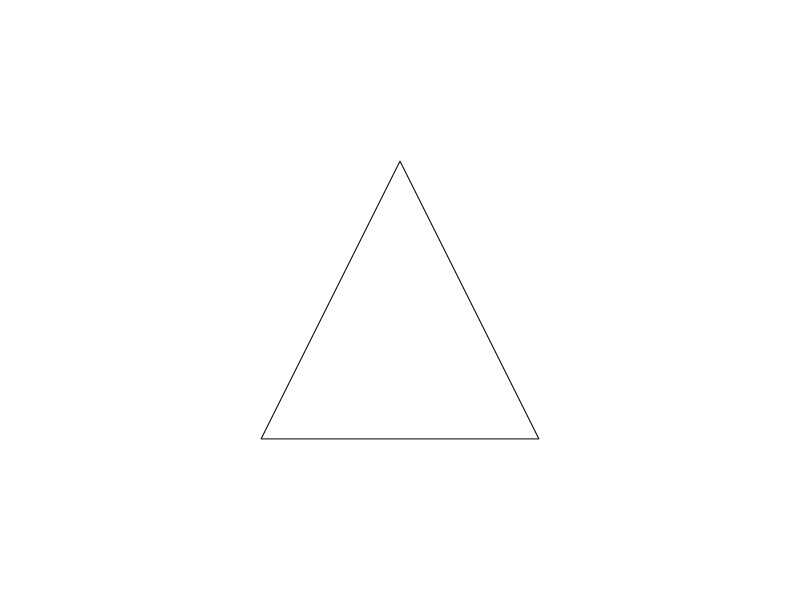
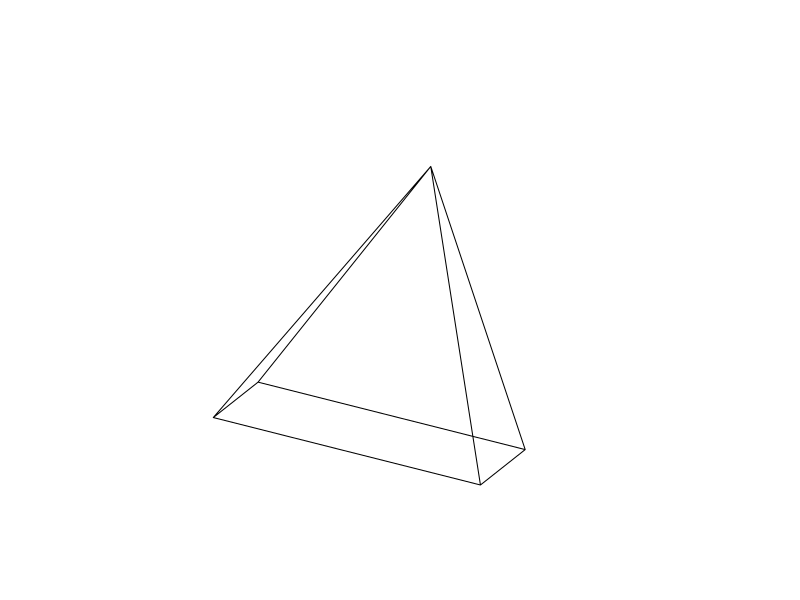
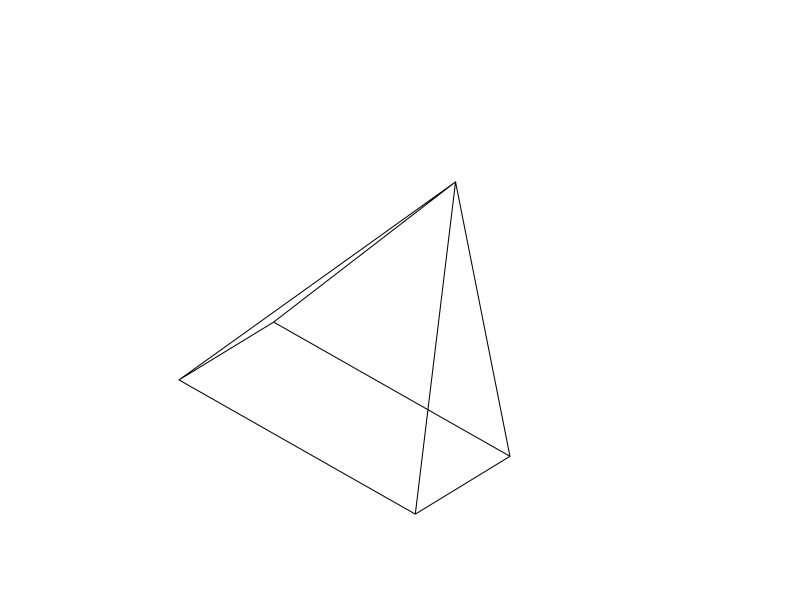
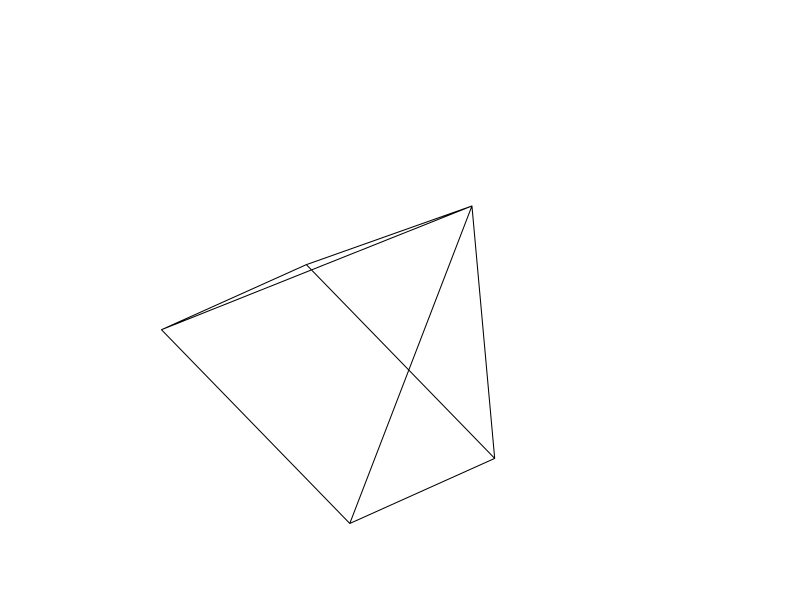
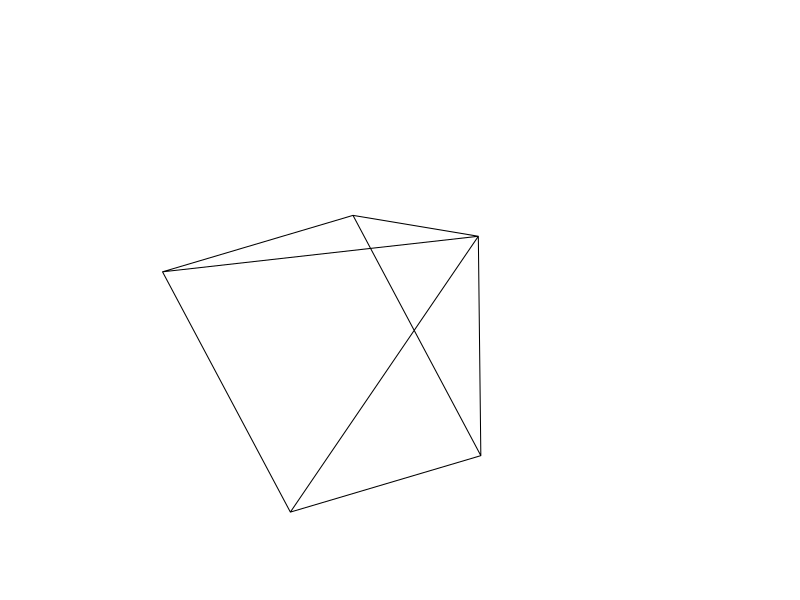
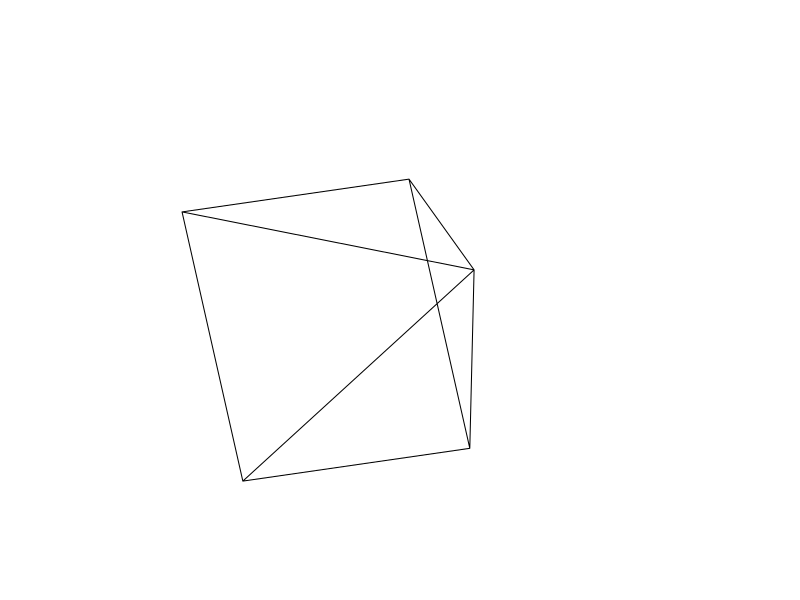
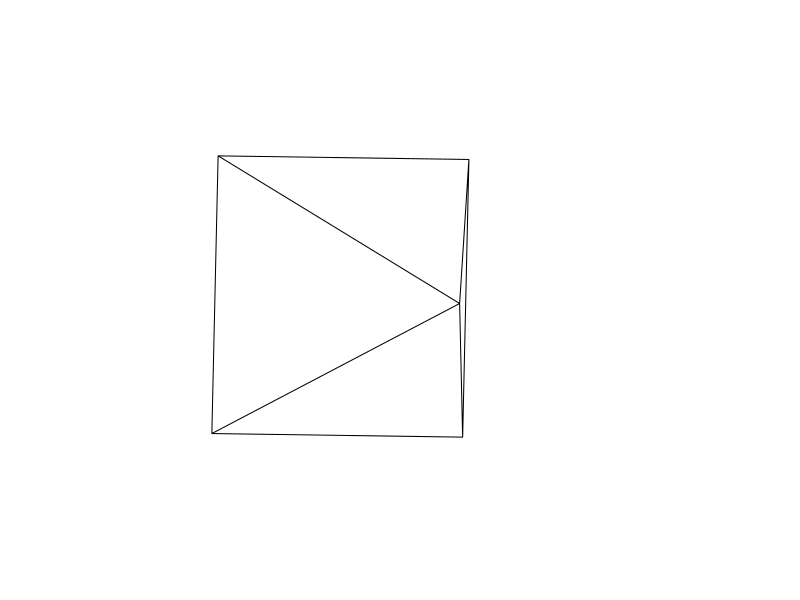
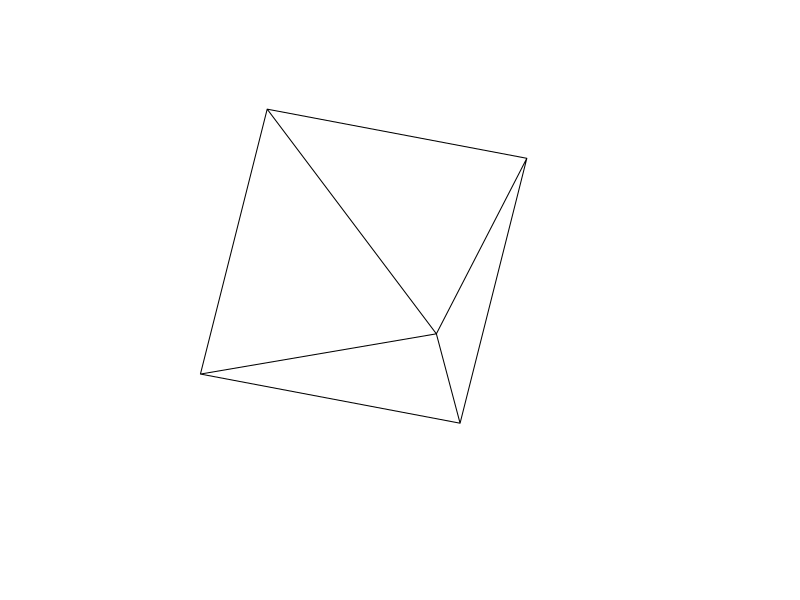

Write the R code that produced these figures, in order.
## ---- chunk 1
matpr = function(A){
  pra = "\\begin{bmatrix}\n"
  for(i in 1:dim(A)[1]){
    pra = paste0(pra,paste0(A[i,],collapse=" & "))
    if(i<dim(A)[1]){pra = paste0(pra,"\\\\\n")} else {pra = paste0(pra,"\n")}
  }
  pra = paste0(pra,"\\end{bmatrix}")
  return(pra)
}
matcc = function(A){
  s = "[["
  for(i in 1:(dim(A)[1])){
    s2 = paste0(A[i,],collapse=",")
    s = paste0(s,s2,collapse="")
    if(i<dim(A)[1]){
      s = paste0(s,"],[",collapse="")
    }
  }
  s = paste0(s,"]]",collapse="")
  return(s)
}

while(T){
  u1 = rnorm(3)
  u1[2] = abs(u1[2])
  u1[3] = abs(u1[3])
  u1 = u1/sqrt(sum(u1^2))
  u2 = rnorm(3)
  u2[2] = abs(u2[2])
  u2[3] = abs(u2[3])
  u2 = u2/sqrt(sum(u2^2))
  u3 = rnorm(3)
  u3[2] = abs(u3[2])
  u3[3] = abs(u3[3])
  u3 = u3/sqrt(sum(u3^2))
  u4 = rnorm(3)
  u4[2] = abs(u4[2])
  u4[3] = abs(u4[3])
  u4 = u4/sqrt(sum(u4^2))
  us = list(u1,u2,u3,u4)
  phi12 = acos(abs(sum(u1*u2)))
  phi13 = acos(abs(sum(u1*u3)))
  phi14 = acos(abs(sum(u1*u4)))
  phi23 = acos(abs(sum(u2*u3)))
  phi24 = acos(abs(sum(u2*u4)))
  phi34 = acos(abs(sum(u3*u4)))
  phis = c(phi12,phi13,phi14,phi23,phi24,phi34)
  if(min(phis)>pi/6){break}
}

getR = function(u,t){
  ux = u[1]
  uy = u[2]
  uz = u[3]
  f = cos(t)+ux^2*(1-cos(t))
  g = ux*uy*(1-cos(t))-uz*sin(t)
  h = ux*uz*(1-cos(t))+uy*sin(t)
  i = uy*ux*(1-cos(t))+uz*sin(t)
  j = cos(t)+uy^2*(1-cos(t))
  k = uy*uz*(1-cos(t))-ux*sin(t)
  l = uz*ux*(1-cos(t))-uy*sin(t)
  m = uz*uy*(1-cos(t))+ux*sin(t)
  n = cos(t)+uz^2*(1-cos(t))
  R = matrix(c(f,g,h,i,j,k,l,m,n),3,byrow=T)
  return(R)
}

n = 50
#X = matrix(round(runif(n*3,-1,1),2),nrow=3)

X = matrix(c(1,-1,-1,
      -1,-1,-1,
      -1,1,-1,
      1,1,-1,
      1,-1,-1,
      0,0,1,
      1,1,-1,
      -1,1,-1,
      0,0,1,
      -1,-1,-1),3)

ord = sample(1:4)
sol = paste0(1*(1==ord),collapse="")
P = matrix(c(1,0,0,0,0,1),2,byrow = T)
## ---- chunk 2
n = 20
par(pty="s",mar=c(0,0,0,0))
wo = ord[1]
u = us[[wo]]
t = 2*pi/n
R = getR(u,t)
Xc = X
for(i in 1:n){
  plot(0,0,type="n",axes=F,ann=F,xlim=c(-2,2),ylim=c(-2,2))
  Xc_flat = P%*%Xc
  lines(Xc_flat[1,],Xc_flat[2,])
  Xc = R%*%Xc
}
## ---- chunk 3
n = 20
par(pty="s",mar=c(0,0,0,0))
wo = ord[2]
u = us[[wo]]
t = 2*pi/n
R = getR(u,t)
Xc = X
for(i in 1:n){
  plot(0,0,type="n",axes=F,ann=F,xlim=c(-2,2),ylim=c(-2,2))
  Xc_flat = P%*%Xc
  lines(Xc_flat[1,],Xc_flat[2,])
  Xc = R%*%Xc
}
## ---- chunk 4
n = 20
par(pty="s",mar=c(0,0,0,0))
wo = ord[3]
u = us[[wo]]
t = 2*pi/n
R = getR(u,t)
Xc = X
for(i in 1:n){
  plot(0,0,type="n",axes=F,ann=F,xlim=c(-2,2),ylim=c(-2,2))
  Xc_flat = P%*%Xc
  lines(Xc_flat[1,],Xc_flat[2,])
  Xc = R%*%Xc
}
## ---- chunk 5
n = 20
par(pty="s",mar=c(0,0,0,0))
wo = ord[4]
u = us[[wo]]
t = 2*pi/n
R = getR(u,t)
Xc = X
for(i in 1:n){
  plot(0,0,type="n",axes=F,ann=F,xlim=c(-2,2),ylim=c(-2,2))
  Xc_flat = P%*%Xc
  lines(Xc_flat[1,],Xc_flat[2,])
  Xc = R%*%Xc
}
